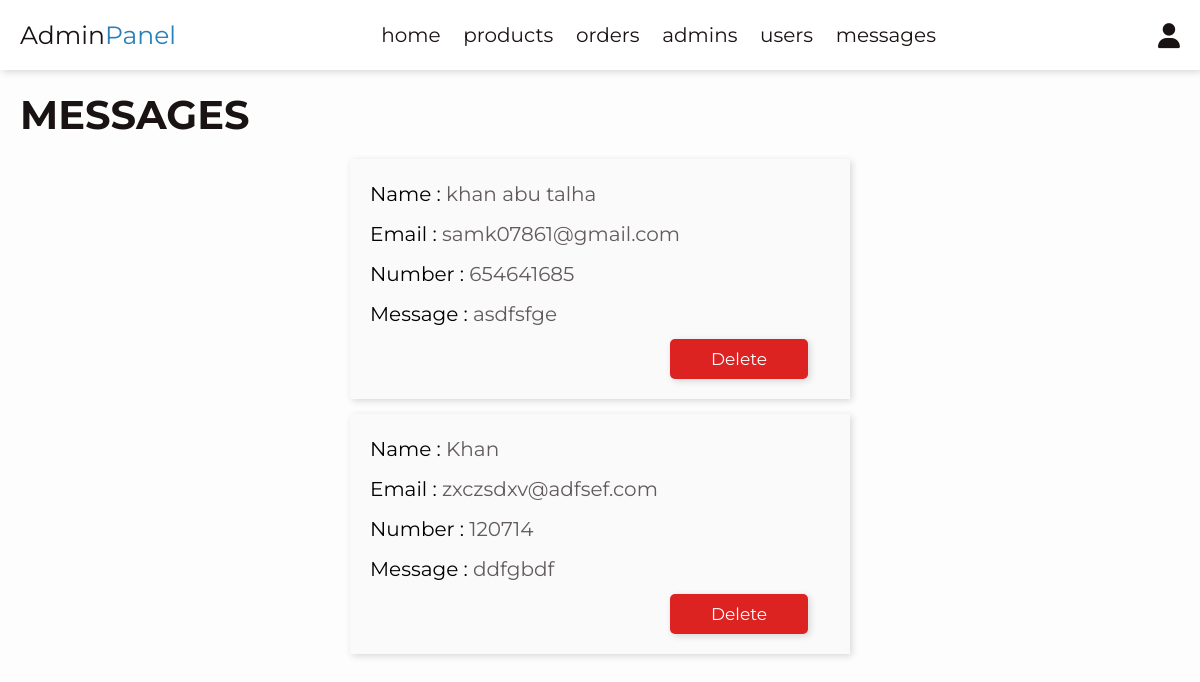
The page /admin/messages.php (signed in) on the database its author committed.
### tables this page shows
CREATE TABLE `messages` (
  `id` int(100) NOT NULL,
  `user_id` int(100) NOT NULL,
  `name` varchar(100) NOT NULL,
  `email` varchar(100) NOT NULL,
  `number` varchar(12) NOT NULL,
  `message` varchar(500) NOT NULL
);

### admin/messages.php (the view, shortened to what this page needs)
<?php
include '../components/connect.php';
?>
<!DOCTYPE html>
<html lang="en">
<head>
   <link rel="stylesheet" href="https://cdnjs.cloudflare.com/ajax/libs/font-awesome/6.1.1/css/all.min.css">
   <link rel="stylesheet" href="../css/admin_style.css">
</head>
<body>
<?php include '../components/admin_header.php'; ?>
<section class="contacts">
<h1 class="heading">messages</h1>
<div class="box-container">
   <?php
      $select_messages = mysqli_query($conn,"SELECT * FROM `messages`");
      if(mysqli_num_rows($select_messages) > 0){
         while($fetch_message = mysqli_fetch_assoc($select_messages)){
   ?>
   <div class="box">
   <p> Name : <span><?= $fetch_message['name']; ?></span></p>
   <p> Email : <span><?= $fetch_message['email']; ?></span></p>
   <p> Number : <span><?= $fetch_message['number']; ?></span></p>
   <p> Message : <span id="messageContent"><?= $fetch_message['message']; ?></span></p>
   <a href="messages.php??delete=<?= $fetch_message['id']; ?>" onclick="return confirm('delete this message?');"  id="messageDelBtn">delete</a>
   </div>
   <?php
         }
      }else{
         echo '<p class="empty">you have no messages</p>';
      }
   ?>
</div>
</section>
</body>
</html>

### css/admin_style.css (style rules this page uses)
:root { --main-color:#2980b9; --orange:#f39c12; --blue:#609bda; --black:#1A1313; --white:#fff; --content:rgb(98, 91, 91); --light-bg:#fdfdfd; --box-shadow:.2rem .2rem .7rem rgba(0,0,0,.15); --input-box-shadow:.1rem .1rem .3rem rgba(91, 92, 92, 0.285); }
* { font-family: 'Montserrat', sans-serif; margin:0; padding:0; box-sizing: border-box; outline: none; border:none; text-decoration: none; }
html { font-size: 62.5%; overflow-x: hidden; }
body { background-color: var(--light-bg); }
section { padding:2rem; max-width: 1200px; margin:0 auto; }
.heading { font-size: 4rem; color:var(--black); margin-bottom: 2rem; text-align: left; text-transform: uppercase; }
.contacts .box-container { display: grid; grid-template-columns: 50rem; gap:1.5rem; align-items: center; justify-content: center; }
.contacts .box-container .box { padding:2rem; padding-top: 1rem; border:var(--border); background-color: #fafafa; box-shadow: var(--box-shadow); align-self: center; }
.contacts .box-container .box p { line-height: 1.5; font-size: 2rem; color:var(--light-color); margin:1rem 0; }
.contacts .box-container .box p span { color:var(--content); }
#messageContent { color:var(--content); text-align: left; line-height: 1.5; }
#messageDelBtn { display: block; width: 30%; margin-left:30rem; margin-top: 1rem; border-radius: .5rem; padding:1rem 3rem; font-size: 1.7rem; text-transform: capitalize; color:var(--white); cursor: pointer; text-align: center; box-shadow: var(--box-shadow) }
#messageDelBtn { background-color: rgb(221, 34, 34); }

### rows shown on the page
messages: name "khan abu talha", email "samk07861@gmail.com", number "654641685", message "asdfsfge"
messages: name "Khan", email "zxczsdxv@adfsef.com", number "120714", message "ddfgbdf"
